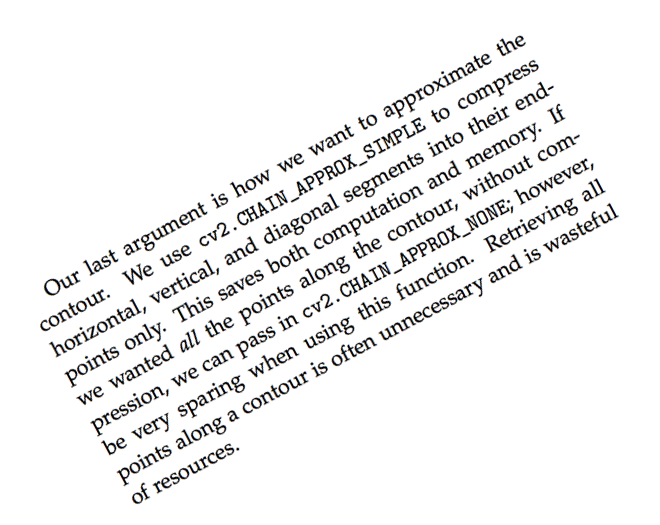
#> input picture ex3/neg_28.png, 660 x 525 px
$ jupyter execute --allow-errors ex3.ipynb
#> lines starting #> are read from the running program, lines starting #| are printed output that depends on the picture; after the words box and inside, x2 and y2 are one past the last pixel; in counts of white or black regions, pixels touching at a corner belong together; long printed decimals are rounded
[cell 1]
import numpy as np
import matplotlib.pyplot as plt
from skimage import measure, io
from skimage.filters import threshold_otsu, sobel
from skimage.color import rgb2gray
from skimage.transform import rotate

from skimage.transform import (hough_line, hough_line_peaks,
                               probabilistic_hough_line)
from skimage.feature import canny
from skimage.morphology import binary_dilation

import matplotlib.pyplot as plt
from matplotlib import cm
from scipy.stats import mode
import math

[cell 2]
# [32 lines left out: functions objective_function_projection, find_rotation_angle_projection, not called in this run]

[cell 3]
# [13 lines left out: function objective_function_hough2, not called in this run]


def objective_function_hough(img):
    h, theta, d = hough_line(img)
    hspace, angles, dists = hough_line_peaks(h, theta, d)

    print("line peaks")
    print("hspace", hspace)
    print("angles", angles)

    plt.hist(angles)
    plt.show()

    unique, counts = np.unique(angles, return_counts=True)
    print(unique, counts)

    most_common_theta = np.rad2deg(mode(angles)[0][0]) # theta in degrees

    if most_common_theta > 0:
        text_angle = -90 + most_common_theta
    else:
        text_angle = 90 + most_common_theta

    print("top in degrees:", text_angle)
    return text_angle # convert from radians to degrees


def find_rotation_angle_hough(input_image_file):
#> called with input_image_file = 'neg_28.png'
    image = io.imread(input_image_file)
#> image is the input picture: shape (525, 660, 4); mean R, G, B, A 240.8, 240.8, 240.8, 254.9
    image = rgb2gray(image)
#> image: shape (525, 660) float64

    # binarize image
    thresh = threshold_otsu(image)
#> thresh = 0.623
    image = image > thresh #binarize
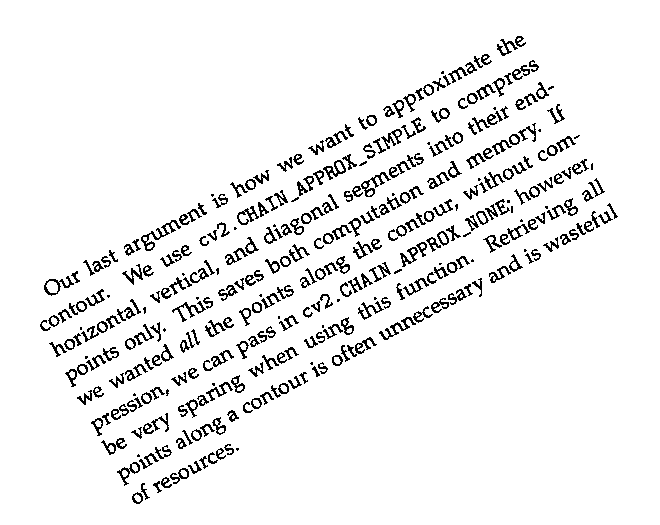
#> image: shape (525, 660) bool; 93.5% white; black in thin lines or dots, all inside (x1, y1, x2, y2) = (40, 36, 618, 504)

    # apply sobel filter
    image = sobel(image)
    image = -image
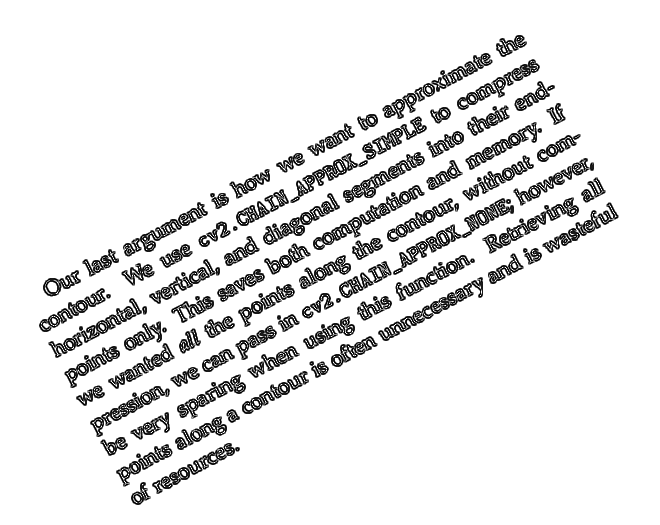
#> image: shape (525, 660) float64; min -0.791, max 0, mean -0.0768; drawn with min black and max white
    image = binary_dilation(image)
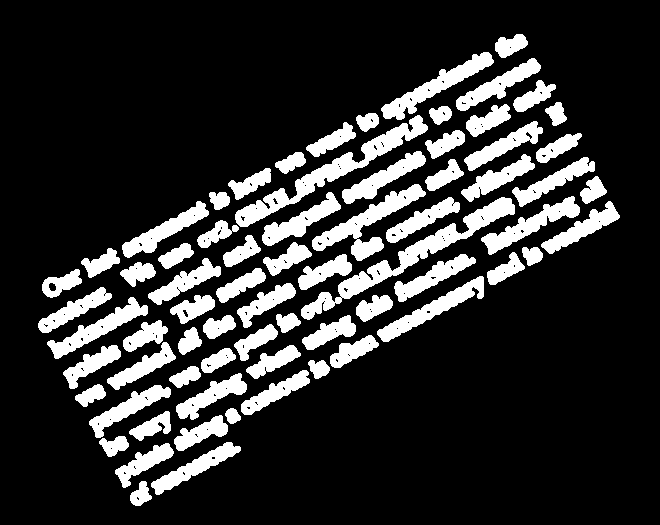
#> image: shape (525, 660) bool; 18.4% white; 71 white regions, largest, box (x1, y1, x2, y2) and area: (301, 197, 515, 320) 3626, (235, 115, 428, 227) 3355, (312, 184, 426, 261) 2363
    print("file:", input_image_file)


    #TODO: I think there is an error here. we should be considering only the 2nd column in costs for argmax.
    angle_rotation = objective_function_hough(image)
#> in objective_function_hough, `h, theta, d = hough_line(img)`:
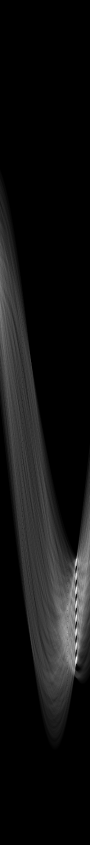
#> h: shape (1689, 180) uint64 (shown at 1/2 size); min 0, max 534, mean 37.8; drawn with min black and max white
#> in objective_function_hough, `h, theta, d = hough_line(img)`: theta = 180 values from -1.57 to 1.55; d = 1689 values from -844 to 844
#> in objective_function_hough, `hspace, angles, dists = hough_line_peaks(h, theta, d)`: hspace = 19 values, max 534 at index 0, min 276 at index 18, mean 430.3; angles = 19 values, max 1.54 at index 17, min -1.57 at index 18, mean 0.934; dists = 19 values, max 473 at index 0, min -214 at index 18, mean 332.1
#| hspace [534 534 523 512 510 501 500 488 479 473 430 427 422 344 331 315 297 280
#|  276]
#| angles [ 1.082  1.082  1.082  1.082  1.082  1.082
#|   1.082  1.082  0.7854  0.7854  0.7854  0.7854
#|   0.7854  0.7854  1.414  1.501  1.501  1.536
#|  -1.571]
#> in objective_function_hough, `plt.show()`:
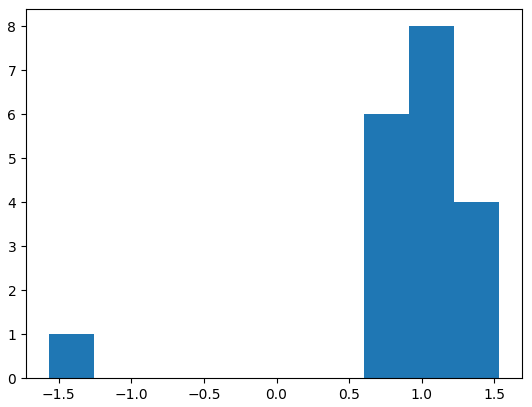
#> figure drawn by matplotlib, 1 panel; tallest bar 8 high, from x = 0.915 to 1.23
#> in objective_function_hough, `unique, counts = np.unique(angles, return_counts=True)`: unique = [-1.57, 0.785, 1.08, 1.41, 1.5, 1.54]; counts = [1, 6, 8, 1, 2, 1]
#| [-1.571  0.7854  1.082  1.414  1.501  1.536] [1 6 8 1 2 1]
    print("angle_rotation: ", angle_rotation)

    h, theta, d = hough_line(image)
    # Generating figure 1
    fig, axes = plt.subplots(2, 2, figsize=(20, 12))
    ax = axes.ravel()

    ax[0].imshow(image, cmap=cm.gray)
    ax[0].set_title('Input image')
    ax[0].set_axis_off()

    ax[1].imshow(np.log(1 + h),
                 extent=[np.rad2deg(theta[-1]), np.rad2deg(theta[0]), d[-1], d[0]],
                 cmap=cm.gray)
    ax[1].set_title('Hough transform')
    ax[1].set_xlabel('Angles (degrees)')
    ax[1].set_ylabel('Distance (pixels)')
    ax[1].axis('image')

    hspace, angles, dists = hough_line_peaks(h, theta, d)
    print(angles)

    ax[2].imshow(image, cmap=cm.gray)
    for _, angle, dist in zip(*hough_line_peaks(h, theta, d)):
        y0 = (dist - 0 * np.cos(angle)) / np.sin(angle)
        y1 = (dist - image.shape[1] * np.cos(angle)) / np.sin(angle)
        ax[2].plot((0, image.shape[1]), (y0, y1), '-r')
    ax[2].set_xlim((0, image.shape[1]))
    ax[2].set_ylim((image.shape[0], 0))
    ax[2].set_axis_off()
    ax[2].set_title('Detected lines')

    fixed_image = rotate(io.imread(input_image_file), angle_rotation)
    ax[3].imshow(fixed_image, cmap=cm.gray)
    ax[2].set_axis_off()
    ax[2].set_title('Fixed image')

    plt.tight_layout()
    plt.show()


def main():
    files = [
        'neg_28.png',
        'neg_4.png',
        'pos_24.png',
        'pos_41.png',
        'sample1.png',
        'sample2.png',
    ]

    for f in files:
        find_rotation_angle_hough(f)
#     find_rotation_angle_hough('neg_4.png')

#> (the rest of this cell did not finish here and is left out)

[cell 4]
input_image_file = 'pos_24.png'
img = io.imread(input_image_file)
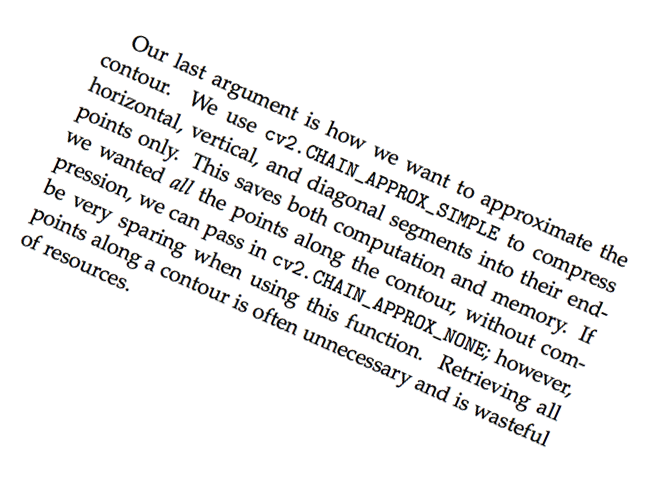
#> input picture ex3/pos_24.png, 662 x 495 px
#> img is the input picture: shape (495, 662, 4); mean R, G, B, A 240, 239.9, 240, 254.9
img = rgb2gray(img)
#> img: shape (495, 662) float64
thresh = threshold_otsu(img)
#> thresh = 0.619
img = img > thresh #binarize
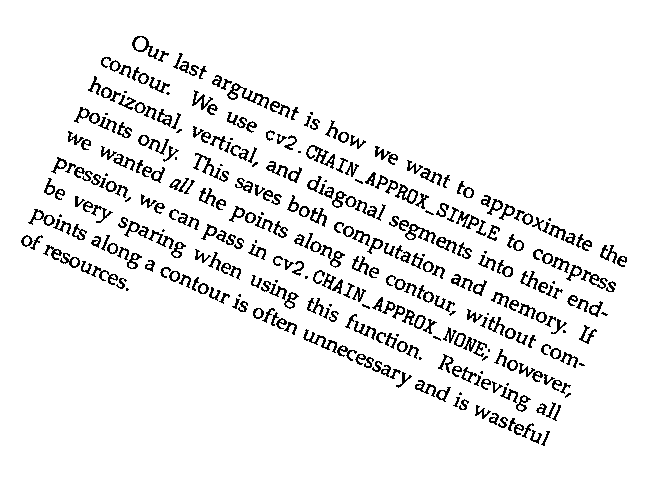
#> img: shape (495, 662) bool; 93.2% white; black in thin lines or dots, all inside (x1, y1, x2, y2) = (21, 36, 627, 446)
plt.imshow(rotate(img, 24, cval=1), cmap='gray')
plt.show()
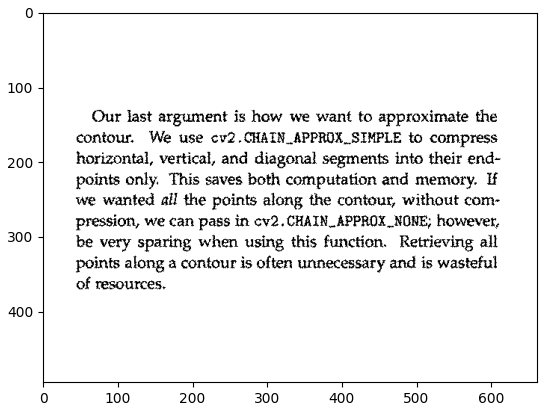
#> figure drawn by matplotlib, 1 panel

plt.imshow(sobel(img), cmap='gray')
plt.show()
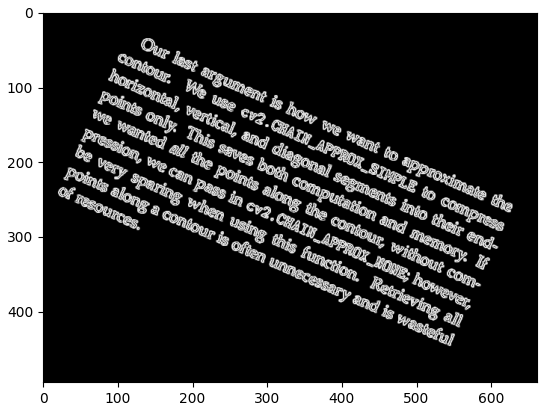
#> figure drawn by matplotlib, 1 panel
np.unique(sobel(img))
#> Out = [0, 0.25, 0.354, 0.5, 0.559, 0.707, 0.75, 0.791]

[cell 5]
import numpy as np
import matplotlib.pyplot as plt

from skimage.transform import hough_line
from skimage.draw import line

# Constructing test image
img = np.zeros((100, 150), dtype=bool)

rr, cc = line(99, 0, 0,20)
img[rr, cc] = 1
rr, cc = line(0, 0, 20,80)
img[rr, cc] = 1

out, angles, d = hough_line(img)

fix, axes = plt.subplots(1, 2, figsize=(7, 4))

axes[0].imshow(img, cmap=plt.cm.gray, origin='lower')
axes[0].set_title('Input image')

axes[1].imshow(
    out, cmap=plt.cm.bone,
    extent=(np.rad2deg(angles[-1]), np.rad2deg(angles[0]), d[-1], d[0]))
axes[1].set_title('Hough transform')
axes[1].set_xlabel('Angle (degree)')
axes[1].set_ylabel('Distance (pixel)')

plt.tight_layout()
plt.show()
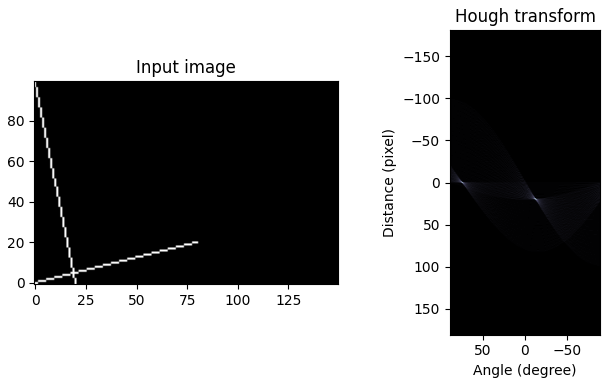
#> figure drawn by matplotlib, 2 panels

hspace, angles, dists = hough_line_peaks(out, angles, d)
print((angles))
print(hspace)
print("text angle:", np.rad2deg(angles))
